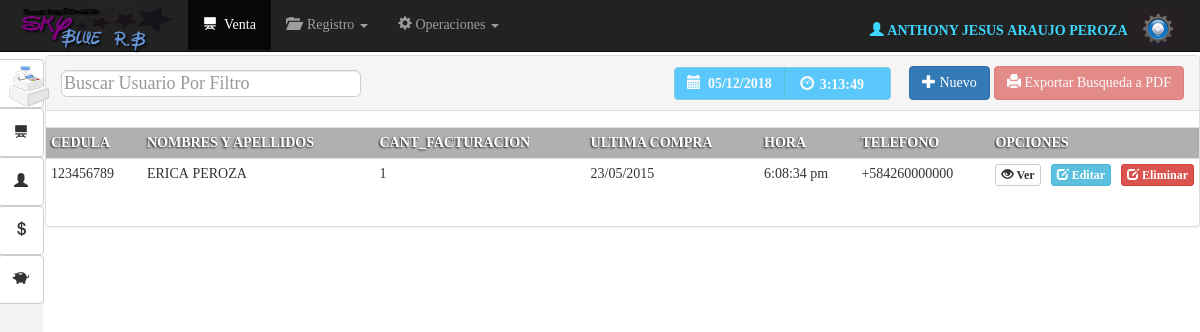
The page /vista/Buscar_cliente.php (signed in) on the database its author committed.
### tables this page shows
CREATE TABLE IF NOT EXISTS `usuarios` (
  `id_usuario` int(11) NOT NULL,
  `id_empleado` int(11) NOT NULL,
  `usuario` varchar(50) NOT NULL,
  `clave` varchar(50) NOT NULL,
  `nivel` tinyint(1) NOT NULL DEFAULT '1'
);

CREATE TABLE IF NOT EXISTS `empleados` (
  `id_empleado` int(11) NOT NULL,
  `cedula` varchar(8) NOT NULL,
  `nombres` varchar(100) NOT NULL,
  `apellidos` varchar(100) NOT NULL,
  `fecha_nac` varchar(10) NOT NULL,
  `fecha_registro` varchar(10) NOT NULL,
  `cargo` varchar(50) NOT NULL,
  `edo_civil` varchar(30) NOT NULL,
  `grado_formacion` varchar(100) NOT NULL,
  `ocupacion` varchar(100) NOT NULL,
  `genero` char(1) NOT NULL,
  `status` varchar(10) NOT NULL DEFAULT 'activo',
  `nacionalidad` varchar(100) NOT NULL
);

CREATE TABLE IF NOT EXISTS `clientes` (
  `id_cliente` int(11) NOT NULL,
  `cedula` varchar(10) NOT NULL,
  `nombre` varchar(50) NOT NULL,
  `apellido` varchar(50) NOT NULL,
  `genero` char(1) NOT NULL,
  `nacionalidad` varchar(100) NOT NULL,
  `fecha_nac` date NOT NULL,
  `fecha_ing` date NOT NULL,
  `hora_registro` varchar(10) NOT NULL,
  `status` tinyint(4) NOT NULL DEFAULT '1'
);

### vista/Buscar_cliente.php (the view, shortened to what this page needs)
<?php require_once'../seguridad/seguridad.php';
$modelo=new ModCon();
$conexion=$modelo->conectar();
 ?>
<!DOCTYPE html>
<html lang="en">
  <head>
    <link href="../Bootstrap/css/bootstrap.css" rel="stylesheet">
     <link href="../css/MyStyle.css" rel="stylesheet">
      <link rel="stylesheet" type="text/css" href="../css/calendario.css">
  </head>
 <body onload="mueveReloj()">
      <nav class="navbar navbar-inverse navbar-fixed-top" id="contenedornavbar">
      <div class="container-fluid">
        <div class="navbar-header">
          <a class="navbar-brand" href=""><img id="logotipo"src="../img/logo.png" alt=""></a>
        </div>
        <div id="navbar" class="navbar-collapse collapse">
          <ul class="nav navbar-nav">
              <li class="active"><a href="venta.php"><span class="glyphicon glyphicon-blackboard" aria-hidden="true"></span>&nbsp;&nbsp;Venta</a></li>
 <li class="dropdown">
              <a href="#" class="dropdown-toggle" data-toggle="dropdown" role="button" aria-expanded="false"><span class="glyphicon glyphicon-folder-open" aria-hidden="true"></span> &nbsp;Registro <span class="caret"></span></a>
            </li>
           <li class="dropdown">
              <a href="#" class="dropdown-toggle" data-toggle="dropdown" role="button" aria-expanded="false"><span class="glyphicon glyphicon-cog" aria-hidden="true"></span>&nbsp;Operaciones <span class="caret"></span></a>
            </li>
          </ul>
<div class="btn-group navbar-form navbar-right" >
<?php
$log=$_SESSION['id'];
$user=$conexion->query("SELECT t1.id_usuario,t2.id_empleado, t2.nombres,t2.apellidos as apellidos
FROM usuarios t1
RIGHT Join empleados t2  ON t1.id_empleado=t2.id_empleado
WHERE t1.id_empleado='$log'");
$usr=$user->fetch_array();
 ?>
<label  id="log" class="navbar-left"><b><?php echo "<span class='glyphicon glyphicon-user' aria-hidden='true'></span>&nbsp;". $usr['nombres']."&nbsp;".$usr['apellidos']."&nbsp;";?></b></label>
  <button id="btnConfi" type="button" class="btn btn-default dropdown-toggle" data-toggle="dropdown" aria-expanded="false">
   <img src="../img/confi2.png" width="30" alt="">
  </button>
</div>
        </div>
      </div>
      <article id="navbar3">
       <button type="button" class="btn btn-default btn2" id="btn0"aria-label="Left Align">
 <img src="../img/fact.png" width="40" alt="">
<button type="button" class="btn btn-default btn2" id="btn1"aria-label="Left Align">
  <span class="glyphicon glyphicon-blackboard" aria-hidden="true"></span>
</button>
<button type="button" class="btn btn-default btn2" id="btn2"aria-label="Left Align">
  <span class="glyphicon glyphicon-user" aria-hidden="true"></span>
</button>
<button type="button" class="btn btn-default btn2" id="btn2"aria-label="Left Align">
  <span class="glyphicon glyphicon glyphicon-usd" aria-hidden="true"></span>
</button>
<button type="button" class="btn btn-default btn2 btn3" id="btn3"aria-label="Left Align">
  <span class="glyphicon glyphicon-piggy-bank" aria-hidden="true"></span>
</button>
</article>
    </nav>
 <div id="panel" class="panel panel-default">
  <div class="panel-heading">
<table border="0" width="100%" align="center">
  <tr>
   <td> <div class="form-group-lg ">
   <input type="text"class= "form-control" placeholder="Buscar Usuario Por Filtro" id="filtrar"/>
   </div> </td>
 <td width="235"> <div class="btn-group" role="group" aria-label="...">
  <button type="button" id="btnAzulCielo" disabled class="btn btn-info"><b><span class="glyphicon glyphicon-calendar" aria-hidden="true"></span>&nbsp;
  <?php $fecha=date("d/m/Y");
echo $fecha;
  ?></b></button>
  <button type="button" id="btnAzulCielo"disabled class="btn btn-info">
  <form name="form_reloj">
  &nbsp;<span class="glyphicon glyphicon-dashboard"></span>
<input type="text"disabled class="tamano"  id="reloj"name="reloj" size="10">
</form></button>
</div>
</td><th width="85">
  <a href="registro_empleado.php" class="btn btn-primary dropdown-toggle">
      <span class="glyphicon glyphicon-plus"></span>&nbsp;Nuevo
  </a>
        </th>
     <td width="150"> <button type="button"data-toggle="modal" data-target="#FinalizarVenta"  id="btnFinVenta"disabled class="btn btn-danger"> <span class="glyphicon glyphicon-print" aria-hidden="true"></span> Exportar Busqueda a PDF</button></td>
  </tr>
</table>
  </div>
  <div class="panel-body">
  <div class="container-fuid">
  <div class="row">
<div class="col-xs-12 ">
</div>
<center>
 <div  id="llenar_usuarios">
      <table  class="table table-striped table-condensed table-hover">
    <tr>
    <th class="headerT">CEDULA</th>
    <th class="headerT">NOMBRES Y APELLIDOS</th>
   <th class="headerT">CANT_FACTURACION</th>
      <th class="headerT">ULTIMA COMPRA</th>
      <th class="headerT">HORA</th>
      <th class="headerT">TELEFONO</th>
     <th class="headerT" colspan="3">OPCIONES</th>
    </tr>
    <?php
$sql=$conexion->query("SELECT t1.id_cliente ,t1.cedula,t1.nombre,t1.apellido,count(t2.id_cliente)as cant_fact, DATE_FORMAT(max(t2.fecha_venta), '%d/%m/%Y'),max(t2.hora_venta),t1.fecha_nac,t3.telefono
FROM clientes t1
Left JOIN facturas t2 ON t2.id_cliente = t1.id_cliente
Left JOIN tlf_cliente t3 ON t3.id_cliente = t1.id_cliente
GROUP by t1.id_cliente");
while ($fila=$sql->fetch_array()) {
 ?>
 <tr>
    <td><?php echo $fila[1] ?></td>
    <td><?php echo $fila[2]."&nbsp;".$fila[3] ?></td>
    <td><?php echo $fila[4] ?></td>
     <td><?php echo $fila[5] ?></td>
      <td><?php echo $fila[6] ?></td>
      <td><?php echo $fila[8] ?></td>
 <td id="table_operaciones"><?php echo '  <a href="ver_cliente.php?id='.$fila[0].'" id="bold" class="btn btn-default btn-xs"> <span class="glyphicon glyphicon-eye-open"></span>&nbsp;Ver</a>';?></td>
  <td id="table_operaciones"><?php echo '  <a href="modificar_cliente.php?id='.$fila[0].'" id="bold" class="btn btn-info btn-xs"> <span class="glyphicon glyphicon-edit"></span>&nbsp;Editar</a>';?></td>
 <td id="table_operaciones"><?php echo ' <a href="../controlador/Controlador.php?id='.$fila[0].'&status=eliminado&Eliminar_emp" id="bold" class="btn btn-danger btn-xs"> <span class="glyphicon glyphicon-edit"></span>&nbsp;Eliminar</a>';?></td>
</tr>
  <?php
}
     ?>
  </table>
</div>
</center>
  </div>
</div>
</div>
  </div>
</body>
</html>

### css/MyStyle.css (style rules this page uses)
body { font-family: "Ubuntu"; }
#log { color: #3DD6FF; line-height: 45px; font-family: "Ubuntu"; font-weight: bold; }
#bold { font-weight: bold; }
#btnAzulCielo { background: #08B1FF; text-align: left; font-weight: bold; height: 33px; }
.tamano { width: 60px; }
.headerT { background: #b0b0b0; color: #FFF; text-shadow: -1px 1px 2px rgba(0,0,0,0.8); }
#logotipo { width: 158px; height: 68px; margin-top: -29px; }
#filtrar { padding: 2px; width: 300px; height: 27px; }
#reloj { border: 0px; height: 22px; background: transparent; }
#table_operaciones { width: 10px; text-align: center; }

### rows shown on the page
usuarios: id_empleado.nombres "ANTHONY JESUS", id_empleado.apellidos "ARAUJO PEROZA"
clientes: cedula "123456789", nombre "ERICA", apellido "PEROZA", fila "1", fila "23/05/2015", fila "6:08:34 pm", fila "+584260000000"
